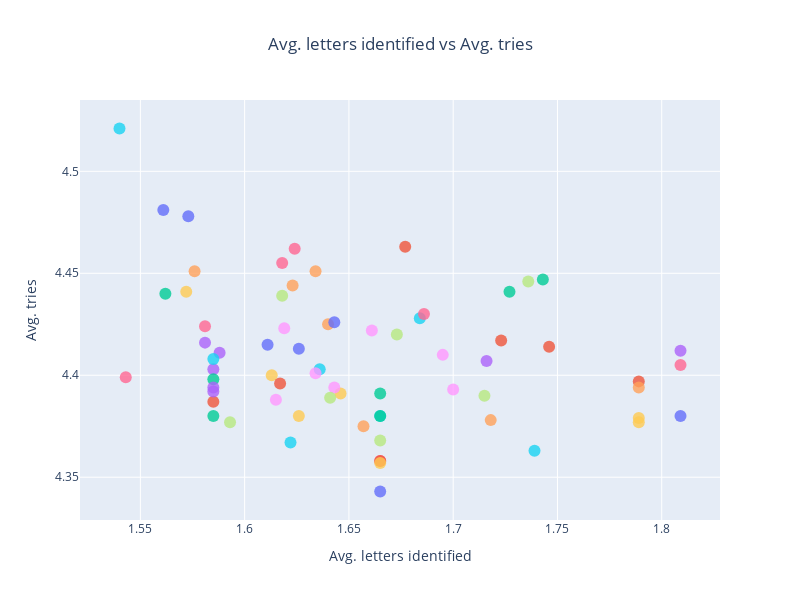

Here is the notebook cell this chart was saved with:
### Markdown cell above
### Scatter Plot of Avg. letters identified vs Avg. tries

### Code cell
plot_guess_stats(
    dataf=guess_stats,
    x_axis_data="avg_letters_identified",
    y_axis_data="tries_mean",
    words="guess",
    title="Avg. letters identified vs Avg. tries",
    xaxis_title="Avg. letters identified",
    yaxis_title="Avg. tries"
)

### Figure 1 — Plotly figure (JSON) as saved in the notebook; plotly's stock layout.template omitted (floating-point values rounded to 4 significant figures)
{"data": [{"hovertemplate": "guess=coate<br>avg_letters_identified=%{x}<br>tries_mean=%{y}<extra></extra>", "legendgroup": "coate", "marker": {"color": "#636efa", "opacity": 0.8, "size": 12, "symbol": "circle"}, "mode": "markers", "name": "coate", "orientation": "v", "showlegend": true, "type": "scatter", "x": [1.573], "xaxis": "x", "y": [4.478], "yaxis": "y"}, {"hovertemplate": "guess=laser<br>avg_letters_identified=%{x}<br>tries_mean=%{y}<extra></extra>", "legendgroup": "laser", "marker": {"color": "#EF553B", "opacity": 0.8, "size": 12, "symbol": "circle"}, "mode": "markers", "name": "laser", "orientation": "v", "showlegend": true, "type": "scatter", "x": [1.746], "xaxis": "x", "y": [4.414], "yaxis": "y"}, {"hovertemplate": "guess=steal<br>avg_letters_identified=%{x}<br>tries_mean=%{y}<extra></extra>", "legendgroup": "steal", "marker": {"color": "#00cc96", "opacity": 0.8, "size": 12, "symbol": "circle"}, "mode": "markers", "name": "steal", "orientation": "v", "showlegend": true, "type": "scatter", "x": [1.665], "xaxis": "x", "y": [4.391], "yaxis": "y"}, {"hovertemplate": "guess=toise<br>avg_letters_identified=%{x}<br>tries_mean=%{y}<extra></extra>", "legendgroup": "toise", "marker": {"color": "#ab63fa", "opacity": 0.8, "size": 12, "symbol": "circle"}, "mode": "markers", "name": "toise", "orientation": "v", "showlegend": true, "type": "scatter", "x": [1.581], "xaxis": "x", "y": [4.416], "yaxis": "y"}, {"hovertemplate": "guess=paseo<br>avg_letters_identified=%{x}<br>tries_mean=%{y}<extra></extra>", "legendgroup": "paseo", "marker": {"color": "#FFA15A", "opacity": 0.8, "size": 12, "symbol": "circle"}, "mode": "markers", "name": "paseo", "orientation": "v", "showlegend": true, "type": "scatter", "x": [1.634], "xaxis": "x", "y": [4.451], "yaxis": "y"}, {"hovertemplate": "guess=stela<br>avg_letters_identified=%{x}<br>tries_mean=%{y}<extra></extra>", "legendgroup": "stela", "marker": {"color": "#19d3f3", "opacity": 0.8, "size": 12, "symbol": "circle"}, "mode": "markers", "name": "stela", "orientation": "v", "showlegend": true, "type": "scatter", "x": [1.665], "xaxis": "x", "y": [4.38], "yaxis": "y"}, {"hovertemplate": "guess=aeros<br>avg_letters_identified=%{x}<br>tries_mean=%{y}<extra></extra>", "legendgroup": "aeros", "marker": {"color": "#FF6692", "opacity": 0.8, "size": 12, "symbol": "circle"}, "mode": "markers", "name": "aeros", "orientation": "v", "showlegend": true, "type": "scatter", "x": [1.809], "xaxis": "x", "y": [4.405], "yaxis": "y"}, {"hovertemplate": "guess=oater<br>avg_letters_identified=%{x}<br>tries_mean=%{y}<extra></extra>", "legendgroup": "oater", "marker": {"color": "#B6E880", "opacity": 0.8, "size": 12, "symbol": "circle"}, "mode": "markers", "name": "oater", "orientation": "v", "showlegend": true, "type": "scatter", "x": [1.736], "xaxis": "x", "y": [4.446], "yaxis": "y"}, {"hovertemplate": "guess=maise<br>avg_letters_identified=%{x}<br>tries_mean=%{y}<extra></extra>", "legendgroup": "maise", "marker": {"color": "#FF97FF", "opacity": 0.8, "size": 12, "symbol": "circle"}, "mode": "markers", "name": "maise", "orientation": "v", "showlegend": true, "type": "scatter", "x": [1.615], "xaxis": "x", "y": [4.388], "yaxis": "y"}, {"hovertemplate": "guess=spare<br>avg_letters_identified=%{x}<br>tries_mean=%{y}<extra></extra>", "legendgroup": "spare", "marker": {"color": "#FECB52", "opacity": 0.8, "size": 12, "symbol": "circle"}, "mode": "markers", "name": "spare", "orientation": "v", "showlegend": true, "type": "scatter", "x": [1.646], "xaxis": "x", "y": [4.391], "yaxis": "y"}, {"hovertemplate": "guess=salue<br>avg_letters_identified=%{x}<br>tries_mean=%{y}<extra></extra>", "legendgroup": "salue", "marker": {"color": "#636efa", "opacity": 0.8, "size": 12, "symbol": "circle"}, "mode": "markers", "name": "salue", "orientation": "v", "showlegend": true, "type": "scatter", "x": [1.626], "xaxis": "x", "y": [4.413], "yaxis": "y"}, {"hovertemplate": "guess=ariel<br>avg_letters_identified=%{x}<br>tries_mean=%{y}<extra></extra>", "legendgroup": "ariel", "marker": {"color": "#EF553B", "opacity": 0.8, "size": 12, "symbol": "circle"}, "mode": "markers", "name": "ariel", "orientation": "v", "showlegend": true, "type": "scatter", "x": [1.723], "xaxis": "x", "y": [4.417], "yaxis": "y"}, {"hovertemplate": "guess=stoae<br>avg_letters_identified=%{x}<br>tries_mean=%{y}<extra></extra>", "legendgroup": "stoae", "marker": {"color": "#00cc96", "opacity": 0.8, "size": 12, "symbol": "circle"}, "mode": "markers", "name": "stoae", "orientation": "v", "showlegend": true, "type": "scatter", "x": [1.727], "xaxis": "x", "y": [4.441], "yaxis": "y"}, {"hovertemplate": "guess=arose<br>avg_letters_identified=%{x}<br>tries_mean=%{y}<extra></extra>", "legendgroup": "arose", "marker": {"color": "#ab63fa", "opacity": 0.8, "size": 12, "symbol": "circle"}, "mode": "markers", "name": "arose", "orientation": "v", "showlegend": true, "type": "scatter", "x": [1.809], "xaxis": "x", "y": [4.412], "yaxis": "y"}, {"hovertemplate": "guess=caste<br>avg_letters_identified=%{x}<br>tries_mean=%{y}<extra></extra>", "legendgroup": "caste", "marker": {"color": "#FFA15A", "opacity": 0.8, "size": 12, "symbol": "circle"}, "mode": "markers", "name": "caste", "orientation": "v", "showlegend": true, "type": "scatter", "x": [1.576], "xaxis": "x", "y": [4.451], "yaxis": "y"}, {"hovertemplate": "guess=stane<br>avg_letters_identified=%{x}<br>tries_mean=%{y}<extra></extra>", "legendgroup": "stane", "marker": {"color": "#19d3f3", "opacity": 0.8, "size": 12, "symbol": "circle"}, "mode": "markers", "name": "stane", "orientation": "v", "showlegend": true, "type": "scatter", "x": [1.636], "xaxis": "x", "y": [4.403], "yaxis": "y"}, {"hovertemplate": "guess=setal<br>avg_letters_identified=%{x}<br>tries_mean=%{y}<extra></extra>", "legendgroup": "setal", "marker": {"color": "#FF6692", "opacity": 0.8, "size": 12, "symbol": "circle"}, "mode": "markers", "name": "setal", "orientation": "v", "showlegend": true, "type": "scatter", "x": [1.665], "xaxis": "x", "y": [4.358], "yaxis": "y"}, {"hovertemplate": "guess=sarin<br>avg_letters_identified=%{x}<br>tries_mean=%{y}<extra></extra>", "legendgroup": "sarin", "marker": {"color": "#B6E880", "opacity": 0.8, "size": 12, "symbol": "circle"}, "mode": "markers", "name": "sarin", "orientation": "v", "showlegend": true, "type": "scatter", "x": [1.593], "xaxis": "x", "y": [4.377], "yaxis": "y"}, {"hovertemplate": "guess=aures<br>avg_letters_identified=%{x}<br>tries_mean=%{y}<extra></extra>", "legendgroup": "aures", "marker": {"color": "#FF97FF", "opacity": 0.8, "size": 12, "symbol": "circle"}, "mode": "markers", "name": "aures", "orientation": "v", "showlegend": true, "type": "scatter", "x": [1.7], "xaxis": "x", "y": [4.393], "yaxis": "y"}, {"hovertemplate": "guess=raise<br>avg_letters_identified=%{x}<br>tries_mean=%{y}<extra></extra>", "legendgroup": "raise", "marker": {"color": "#FECB52", "opacity": 0.8, "size": 12, "symbol": "circle"}, "mode": "markers", "name": "raise", "orientation": "v", "showlegend": true, "type": "scatter", "x": [1.789], "xaxis": "x", "y": [4.379], "yaxis": "y"}, {"hovertemplate": "guess=teary<br>avg_letters_identified=%{x}<br>tries_mean=%{y}<extra></extra>", "legendgroup": "teary", "marker": {"color": "#636efa", "opacity": 0.8, "size": 12, "symbol": "circle"}, "mode": "markers", "name": "teary", "orientation": "v", "showlegend": true, "type": "scatter", "x": [1.611], "xaxis": "x", "y": [4.415], "yaxis": "y"}, {"hovertemplate": "guess=serai<br>avg_letters_identified=%{x}<br>tries_mean=%{y}<extra></extra>", "legendgroup": "serai", "marker": {"color": "#EF553B", "opacity": 0.8, "size": 12, "symbol": "circle"}, "mode": "markers", "name": "serai", "orientation": "v", "showlegend": true, "type": "scatter", "x": [1.789], "xaxis": "x", "y": [4.397], "yaxis": "y"}, {"hovertemplate": "guess=haole<br>avg_letters_identified=%{x}<br>tries_mean=%{y}<extra></extra>", "legendgroup": "haole", "marker": {"color": "#00cc96", "opacity": 0.8, "size": 12, "symbol": "circle"}, "mode": "markers", "name": "haole", "orientation": "v", "showlegend": true, "type": "scatter", "x": [1.562], "xaxis": "x", "y": [4.44], "yaxis": "y"}, {"hovertemplate": "guess=irate<br>avg_letters_identified=%{x}<br>tries_mean=%{y}<extra></extra>", "legendgroup": "irate", "marker": {"color": "#ab63fa", "opacity": 0.8, "size": 12, "symbol": "circle"}, "mode": "markers", "name": "irate", "orientation": "v", "showlegend": true, "type": "scatter", "x": [1.716], "xaxis": "x", "y": [4.407], "yaxis": "y"}, {"hovertemplate": "guess=snare<br>avg_letters_identified=%{x}<br>tries_mean=%{y}<extra></extra>", "legendgroup": "snare", "marker": {"color": "#FFA15A", "opacity": 0.8, "size": 12, "symbol": "circle"}, "mode": "markers", "name": "snare", "orientation": "v", "showlegend": true, "type": "scatter", "x": [1.718], "xaxis": "x", "y": [4.378], "yaxis": "y"}, {"hovertemplate": "guess=sayer<br>avg_letters_identified=%{x}<br>tries_mean=%{y}<extra></extra>", "legendgroup": "sayer", "marker": {"color": "#19d3f3", "opacity": 0.8, "size": 12, "symbol": "circle"}, "mode": "markers", "name": "sayer", "orientation": "v", "showlegend": true, "type": "scatter", "x": [1.684], "xaxis": "x", "y": [4.428], "yaxis": "y"}, {"hovertemplate": "guess=anise<br>avg_letters_identified=%{x}<br>tries_mean=%{y}<extra></extra>", "legendgroup": "anise", "marker": {"color": "#FF6692", "opacity": 0.8, "size": 12, "symbol": "circle"}, "mode": "markers", "name": "anise", "orientation": "v", "showlegend": true, "type": "scatter", "x": [1.686], "xaxis": "x", "y": [4.43], "yaxis": "y"}, {"hovertemplate": "guess=sarge<br>avg_letters_identified=%{x}<br>tries_mean=%{y}<extra></extra>", "legendgroup": "sarge", "marker": {"color": "#B6E880", "opacity": 0.8, "size": 12, "symbol": "circle"}, "mode": "markers", "name": "sarge", "orientation": "v", "showlegend": true, "type": "scatter", "x": [1.618], "xaxis": "x", "y": [4.439], "yaxis": "y"}, {"hovertemplate": "guess=raine<br>avg_letters_identified=%{x}<br>tries_mean=%{y}<extra></extra>", "legendgroup": "raine", "marker": {"color": "#FF97FF", "opacity": 0.8, "size": 12, "symbol": "circle"}, "mode": "markers", "name": "raine", "orientation": "v", "showlegend": true, "type": "scatter", "x": [1.695], "xaxis": "x", "y": [4.41], "yaxis": "y"}, {"hovertemplate": "guess=store<br>avg_letters_identified=%{x}<br>tries_mean=%{y}<extra></extra>", "legendgroup": "store", "marker": {"color": "#FECB52", "opacity": 0.8, "size": 12, "symbol": "circle"}, "mode": "markers", "name": "store", "orientation": "v", "showlegend": true, "type": "scatter", "x": [1.613], "xaxis": "x", "y": [4.4], "yaxis": "y"}, {"hovertemplate": "guess=least<br>avg_letters_identified=%{x}<br>tries_mean=%{y}<extra></extra>", "legendgroup": "least", "marker": {"color": "#636efa", "opacity": 0.8, "size": 12, "symbol": "circle"}, "mode": "markers", "name": "least", "orientation": "v", "showlegend": true, "type": "scatter", "x": [1.665], "xaxis": "x", "y": [4.343], "yaxis": "y"}, {"hovertemplate": "guess=aurei<br>avg_letters_identified=%{x}<br>tries_mean=%{y}<extra></extra>", "legendgroup": "aurei", "marker": {"color": "#EF553B", "opacity": 0.8, "size": 12, "symbol": "circle"}, "mode": "markers", "name": "aurei", "orientation": "v", "showlegend": true, "type": "scatter", "x": [1.677], "xaxis": "x", "y": [4.463], "yaxis": "y"}, {"hovertemplate": "guess=stale<br>avg_letters_identified=%{x}<br>tries_mean=%{y}<extra></extra>", "legendgroup": "stale", "marker": {"color": "#00cc96", "opacity": 0.8, "size": 12, "symbol": "circle"}, "mode": "markers", "name": "stale", "orientation": "v", "showlegend": true, "type": "scatter", "x": [1.665], "xaxis": "x", "y": [4.38], "yaxis": "y"}, {"hovertemplate": "guess=crate<br>avg_letters_identified=%{x}<br>tries_mean=%{y}<extra></extra>", "legendgroup": "crate", "marker": {"color": "#ab63fa", "opacity": 0.8, "size": 12, "symbol": "circle"}, "mode": "markers", "name": "crate", "orientation": "v", "showlegend": true, "type": "scatter", "x": [1.585], "xaxis": "x", "y": [4.403], "yaxis": "y"}, {"hovertemplate": "guess=scare<br>avg_letters_identified=%{x}<br>tries_mean=%{y}<extra></extra>", "legendgroup": "scare", "marker": {"color": "#FFA15A", "opacity": 0.8, "size": 12, "symbol": "circle"}, "mode": "markers", "name": "scare", "orientation": "v", "showlegend": true, "type": "scatter", "x": [1.657], "xaxis": "x", "y": [4.375], "yaxis": "y"}, {"hovertemplate": "guess=laris<br>avg_letters_identified=%{x}<br>tries_mean=%{y}<extra></extra>", "legendgroup": "laris", "marker": {"color": "#19d3f3", "opacity": 0.8, "size": 12, "symbol": "circle"}, "mode": "markers", "name": "laris", "orientation": "v", "showlegend": true, "type": "scatter", "x": [1.622], "xaxis": "x", "y": [4.367], "yaxis": "y"}, {"hovertemplate": "guess=sable<br>avg_letters_identified=%{x}<br>tries_mean=%{y}<extra></extra>", "legendgroup": "sable", "marker": {"color": "#FF6692", "opacity": 0.8, "size": 12, "symbol": "circle"}, "mode": "markers", "name": "sable", "orientation": "v", "showlegend": true, "type": "scatter", "x": [1.543], "xaxis": "x", "y": [4.399], "yaxis": "y"}, {"hovertemplate": "guess=slate<br>avg_letters_identified=%{x}<br>tries_mean=%{y}<extra></extra>", "legendgroup": "slate", "marker": {"color": "#B6E880", "opacity": 0.8, "size": 12, "symbol": "circle"}, "mode": "markers", "name": "slate", "orientation": "v", "showlegend": true, "type": "scatter", "x": [1.665], "xaxis": "x", "y": [4.368], "yaxis": "y"}, {"hovertemplate": "guess=slane<br>avg_letters_identified=%{x}<br>tries_mean=%{y}<extra></extra>", "legendgroup": "slane", "marker": {"color": "#FF97FF", "opacity": 0.8, "size": 12, "symbol": "circle"}, "mode": "markers", "name": "slane", "orientation": "v", "showlegend": true, "type": "scatter", "x": [1.643], "xaxis": "x", "y": [4.394], "yaxis": "y"}, {"hovertemplate": "guess=saice<br>avg_letters_identified=%{x}<br>tries_mean=%{y}<extra></extra>", "legendgroup": "saice", "marker": {"color": "#FECB52", "opacity": 0.8, "size": 12, "symbol": "circle"}, "mode": "markers", "name": "saice", "orientation": "v", "showlegend": true, "type": "scatter", "x": [1.626], "xaxis": "x", "y": [4.38], "yaxis": "y"}, {"hovertemplate": "guess=soare<br>avg_letters_identified=%{x}<br>tries_mean=%{y}<extra></extra>", "legendgroup": "soare", "marker": {"color": "#636efa", "opacity": 0.8, "size": 12, "symbol": "circle"}, "mode": "markers", "name": "soare", "orientation": "v", "showlegend": true, "type": "scatter", "x": [1.809], "xaxis": "x", "y": [4.38], "yaxis": "y"}, {"hovertemplate": "guess=salet<br>avg_letters_identified=%{x}<br>tries_mean=%{y}<extra></extra>", "legendgroup": "salet", "marker": {"color": "#EF553B", "opacity": 0.8, "size": 12, "symbol": "circle"}, "mode": "markers", "name": "salet", "orientation": "v", "showlegend": true, "type": "scatter", "x": [1.665], "xaxis": "x", "y": [4.358], "yaxis": "y"}, {"hovertemplate": "guess=realo<br>avg_letters_identified=%{x}<br>tries_mean=%{y}<extra></extra>", "legendgroup": "realo", "marker": {"color": "#00cc96", "opacity": 0.8, "size": 12, "symbol": "circle"}, "mode": "markers", "name": "realo", "orientation": "v", "showlegend": true, "type": "scatter", "x": [1.743], "xaxis": "x", "y": [4.447], "yaxis": "y"}, {"hovertemplate": "guess=solei<br>avg_letters_identified=%{x}<br>tries_mean=%{y}<extra></extra>", "legendgroup": "solei", "marker": {"color": "#ab63fa", "opacity": 0.8, "size": 12, "symbol": "circle"}, "mode": "markers", "name": "solei", "orientation": "v", "showlegend": true, "type": "scatter", "x": [1.588], "xaxis": "x", "y": [4.411], "yaxis": "y"}, {"hovertemplate": "guess=share<br>avg_letters_identified=%{x}<br>tries_mean=%{y}<extra></extra>", "legendgroup": "share", "marker": {"color": "#FFA15A", "opacity": 0.8, "size": 12, "symbol": "circle"}, "mode": "markers", "name": "share", "orientation": "v", "showlegend": true, "type": "scatter", "x": [1.64], "xaxis": "x", "y": [4.425], "yaxis": "y"}, {"hovertemplate": "guess=stare<br>avg_letters_identified=%{x}<br>tries_mean=%{y}<extra></extra>", "legendgroup": "stare", "marker": {"color": "#19d3f3", "opacity": 0.8, "size": 12, "symbol": "circle"}, "mode": "markers", "name": "stare", "orientation": "v", "showlegend": true, "type": "scatter", "x": [1.739], "xaxis": "x", "y": [4.363], "yaxis": "y"}, {"hovertemplate": "guess=maire<br>avg_letters_identified=%{x}<br>tries_mean=%{y}<extra></extra>", "legendgroup": "maire", "marker": {"color": "#FF6692", "opacity": 0.8, "size": 12, "symbol": "circle"}, "mode": "markers", "name": "maire", "orientation": "v", "showlegend": true, "type": "scatter", "x": [1.624], "xaxis": "x", "y": [4.462], "yaxis": "y"}, {"hovertemplate": "guess=aisle<br>avg_letters_identified=%{x}<br>tries_mean=%{y}<extra></extra>", "legendgroup": "aisle", "marker": {"color": "#B6E880", "opacity": 0.8, "size": 12, "symbol": "circle"}, "mode": "markers", "name": "aisle", "orientation": "v", "showlegend": true, "type": "scatter", "x": [1.715], "xaxis": "x", "y": [4.39], "yaxis": "y"}, {"hovertemplate": "guess=aiery<br>avg_letters_identified=%{x}<br>tries_mean=%{y}<extra></extra>", "legendgroup": "aiery", "marker": {"color": "#FF97FF", "opacity": 0.8, "size": 12, "symbol": "circle"}, "mode": "markers", "name": "aiery", "orientation": "v", "showlegend": true, "type": "scatter", "x": [1.661], "xaxis": "x", "y": [4.422], "yaxis": "y"}, {"hovertemplate": "guess=tesla<br>avg_letters_identified=%{x}<br>tries_mean=%{y}<extra></extra>", "legendgroup": "tesla", "marker": {"color": "#FECB52", "opacity": 0.8, "size": 12, "symbol": "circle"}, "mode": "markers", "name": "tesla", "orientation": "v", "showlegend": true, "type": "scatter", "x": [1.665], "xaxis": "x", "y": [4.357], "yaxis": "y"}, {"hovertemplate": "guess=morae<br>avg_letters_identified=%{x}<br>tries_mean=%{y}<extra></extra>", "legendgroup": "morae", "marker": {"color": "#636efa", "opacity": 0.8, "size": 12, "symbol": "circle"}, "mode": "markers", "name": "morae", "orientation": "v", "showlegend": true, "type": "scatter", "x": [1.643], "xaxis": "x", "y": [4.426], "yaxis": "y"}, {"hovertemplate": "guess=sabre<br>avg_letters_identified=%{x}<br>tries_mean=%{y}<extra></extra>", "legendgroup": "sabre", "marker": {"color": "#EF553B", "opacity": 0.8, "size": 12, "symbol": "circle"}, "mode": "markers", "name": "sabre", "orientation": "v", "showlegend": true, "type": "scatter", "x": [1.617], "xaxis": "x", "y": [4.396], "yaxis": "y"}, {"hovertemplate": "guess=recta<br>avg_letters_identified=%{x}<br>tries_mean=%{y}<extra></extra>", "legendgroup": "recta", "marker": {"color": "#00cc96", "opacity": 0.8, "size": 12, "symbol": "circle"}, "mode": "markers", "name": "recta", "orientation": "v", "showlegend": true, "type": "scatter", "x": [1.585], "xaxis": "x", "y": [4.398], "yaxis": "y"}, {"hovertemplate": "guess=trace<br>avg_letters_identified=%{x}<br>tries_mean=%{y}<extra></extra>", "legendgroup": "trace", "marker": {"color": "#ab63fa", "opacity": 0.8, "size": 12, "symbol": "circle"}, "mode": "markers", "name": "trace", "orientation": "v", "showlegend": true, "type": "scatter", "x": [1.585], "xaxis": "x", "y": [4.394], "yaxis": "y"}, {"hovertemplate": "guess=aesir<br>avg_letters_identified=%{x}<br>tries_mean=%{y}<extra></extra>", "legendgroup": "aesir", "marker": {"color": "#FFA15A", "opacity": 0.8, "size": 12, "symbol": "circle"}, "mode": "markers", "name": "aesir", "orientation": "v", "showlegend": true, "type": "scatter", "x": [1.789], "xaxis": "x", "y": [4.394], "yaxis": "y"}, {"hovertemplate": "guess=soave<br>avg_letters_identified=%{x}<br>tries_mean=%{y}<extra></extra>", "legendgroup": "soave", "marker": {"color": "#19d3f3", "opacity": 0.8, "size": 12, "symbol": "circle"}, "mode": "markers", "name": "soave", "orientation": "v", "showlegend": true, "type": "scatter", "x": [1.54], "xaxis": "x", "y": [4.521], "yaxis": "y"}, {"hovertemplate": "guess=sayne<br>avg_letters_identified=%{x}<br>tries_mean=%{y}<extra></extra>", "legendgroup": "sayne", "marker": {"color": "#FF6692", "opacity": 0.8, "size": 12, "symbol": "circle"}, "mode": "markers", "name": "sayne", "orientation": "v", "showlegend": true, "type": "scatter", "x": [1.581], "xaxis": "x", "y": [4.424], "yaxis": "y"}, {"hovertemplate": "guess=solar<br>avg_letters_identified=%{x}<br>tries_mean=%{y}<extra></extra>", "legendgroup": "solar", "marker": {"color": "#B6E880", "opacity": 0.8, "size": 12, "symbol": "circle"}, "mode": "markers", "name": "solar", "orientation": "v", "showlegend": true, "type": "scatter", "x": [1.641], "xaxis": "x", "y": [4.389], "yaxis": "y"}, {"hovertemplate": "guess=saute<br>avg_letters_identified=%{x}<br>tries_mean=%{y}<extra></extra>", "legendgroup": "saute", "marker": {"color": "#FF97FF", "opacity": 0.8, "size": 12, "symbol": "circle"}, "mode": "markers", "name": "saute", "orientation": "v", "showlegend": true, "type": "scatter", "x": [1.619], "xaxis": "x", "y": [4.423], "yaxis": "y"}, {"hovertemplate": "guess=farse<br>avg_letters_identified=%{x}<br>tries_mean=%{y}<extra></extra>", "legendgroup": "farse", "marker": {"color": "#FECB52", "opacity": 0.8, "size": 12, "symbol": "circle"}, "mode": "markers", "name": "farse", "orientation": "v", "showlegend": true, "type": "scatter", "x": [1.572], "xaxis": "x", "y": [4.441], "yaxis": "y"}, {"hovertemplate": "guess=potae<br>avg_letters_identified=%{x}<br>tries_mean=%{y}<extra></extra>", "legendgroup": "potae", "marker": {"color": "#636efa", "opacity": 0.8, "size": 12, "symbol": "circle"}, "mode": "markers", "name": "potae", "orientation": "v", "showlegend": true, "type": "scatter", "x": [1.561], "xaxis": "x", "y": [4.481], "yaxis": "y"}, {"hovertemplate": "guess=caret<br>avg_letters_identified=%{x}<br>tries_mean=%{y}<extra></extra>", "legendgroup": "caret", "marker": {"color": "#EF553B", "opacity": 0.8, "size": 12, "symbol": "circle"}, "mode": "markers", "name": "caret", "orientation": "v", "showlegend": true, "type": "scatter", "x": [1.585], "xaxis": "x", "y": [4.387], "yaxis": "y"}, {"hovertemplate": "guess=react<br>avg_letters_identified=%{x}<br>tries_mean=%{y}<extra></extra>", "legendgroup": "react", "marker": {"color": "#00cc96", "opacity": 0.8, "size": 12, "symbol": "circle"}, "mode": "markers", "name": "react", "orientation": "v", "showlegend": true, "type": "scatter", "x": [1.585], "xaxis": "x", "y": [4.38], "yaxis": "y"}, {"hovertemplate": "guess=carte<br>avg_letters_identified=%{x}<br>tries_mean=%{y}<extra></extra>", "legendgroup": "carte", "marker": {"color": "#ab63fa", "opacity": 0.8, "size": 12, "symbol": "circle"}, "mode": "markers", "name": "carte", "orientation": "v", "showlegend": true, "type": "scatter", "x": [1.585], "xaxis": "x", "y": [4.392], "yaxis": "y"}, {"hovertemplate": "guess=paire<br>avg_letters_identified=%{x}<br>tries_mean=%{y}<extra></extra>", "legendgroup": "paire", "marker": {"color": "#FFA15A", "opacity": 0.8, "size": 12, "symbol": "circle"}, "mode": "markers", "name": "paire", "orientation": "v", "showlegend": true, "type": "scatter", "x": [1.623], "xaxis": "x", "y": [4.444], "yaxis": "y"}, {"hovertemplate": "guess=cater<br>avg_letters_identified=%{x}<br>tries_mean=%{y}<extra></extra>", "legendgroup": "cater", "marker": {"color": "#19d3f3", "opacity": 0.8, "size": 12, "symbol": "circle"}, "mode": "markers", "name": "cater", "orientation": "v", "showlegend": true, "type": "scatter", "x": [1.585], "xaxis": "x", "y": [4.408], "yaxis": "y"}, {"hovertemplate": "guess=early<br>avg_letters_identified=%{x}<br>tries_mean=%{y}<extra></extra>", "legendgroup": "early", "marker": {"color": "#FF6692", "opacity": 0.8, "size": 12, "symbol": "circle"}, "mode": "markers", "name": "early", "orientation": "v", "showlegend": true, "type": "scatter", "x": [1.618], "xaxis": "x", "y": [4.455], "yaxis": "y"}, {"hovertemplate": "guess=later<br>avg_letters_identified=%{x}<br>tries_mean=%{y}<extra></extra>", "legendgroup": "later", "marker": {"color": "#B6E880", "opacity": 0.8, "size": 12, "symbol": "circle"}, "mode": "markers", "name": "later", "orientation": "v", "showlegend": true, "type": "scatter", "x": [1.673], "xaxis": "x", "y": [4.42], "yaxis": "y"}, {"hovertemplate": "guess=roast<br>avg_letters_identified=%{x}<br>tries_mean=%{y}<extra></extra>", "legendgroup": "roast", "marker": {"color": "#FF97FF", "opacity": 0.8, "size": 12, "symbol": "circle"}, "mode": "markers", "name": "roast", "orientation": "v", "showlegend": true, "type": "scatter", "x": [1.634], "xaxis": "x", "y": [4.401], "yaxis": "y"}, {"hovertemplate": "guess=arise<br>avg_letters_identified=%{x}<br>tries_mean=%{y}<extra></extra>", "legendgroup": "arise", "marker": {"color": "#FECB52", "opacity": 0.8, "size": 12, "symbol": "circle"}, "mode": "markers", "name": "arise", "orientation": "v", "showlegend": true, "type": "scatter", "x": [1.789], "xaxis": "x", "y": [4.377], "yaxis": "y"}], "layout": {"height": 600, "legend": {"title": {"text": "guess"}, "tracegroupgap": 0}, "showlegend": false, "title": {"text": "Avg. letters identified vs Avg. tries", "x": 0.5}, "width": 800, "xaxis": {"anchor": "y", "domain": [0, 1], "title": {"text": "Avg. letters identified"}}, "yaxis": {"anchor": "x", "domain": [0, 1], "title": {"text": "Avg. tries"}}}}
